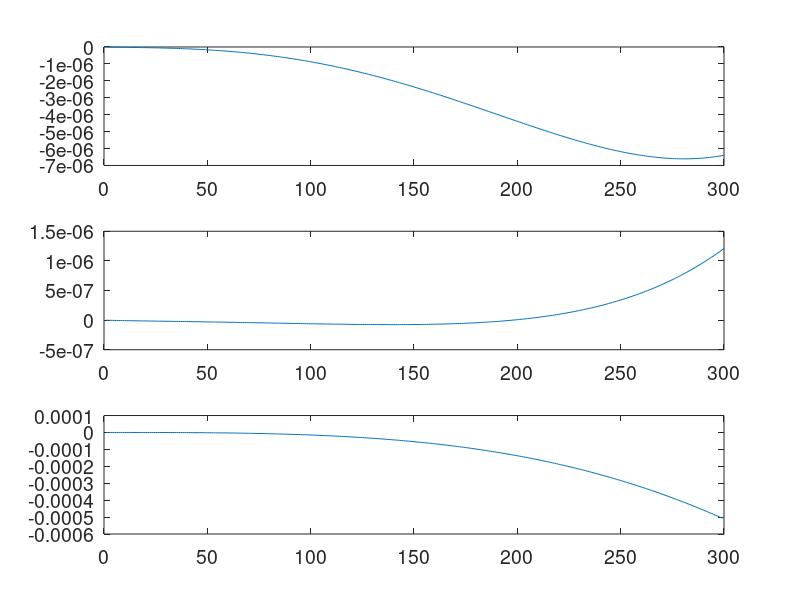

Write the MATLAB code that produced this figure.

%% this is our first github collaborative project 

clear;
close all;
clc;
set(0,'defaultaxesfontsize',14);
set(0,'defaulttextfontsize',14);

% universal gravity constant 
G = 6.67408e-11; % m3/kg/s2 

% planet radius 
a = 2000e3; % m 
rho = 2840; % kg/m3 
Mplanet = 4/3*pi*a^3*rho; % planet mass 
gplanet = G*Mplanet/a^2; % planet surface gravity 

vs = 1200; % m/s 
vp = 3000; % m/s 

mu = rho*vs*vs; % shear modulus 
lambda = rho*vp*vp - 2 *mu; % Lame constant  

B = lambda /mu; 

% moon orbit radius 
rp = 10*a; 
% moon mass
moon = 1e16; % kg  
fac = sqrt(5/(4*pi)); 

A = G*moon/rp^3/fac; 

%% define number of radial points 
% N = 100; 
N = 300; 
dr = a/(N-1); % discretization interval 

% init [U, V, Kr] along the radial direction 
U(1:N) = 0; 
V(1:N) = 0; 
Kr(1:N) =0 ; 
% stiffness matrix Q(3*N, 3*N) 
Q = zeros (3*N); 
b = zeros(3*N,1) ;

%% assemble matrices 
% (N-2) equations for each ODE 

% equation 11 (yuan tian job) 
krow = 0; 
ku = 0; 
kv = N; 
kk = 2*N; 
for j =2: N-1 
    rj = (j-1)*dr; 
    krow = krow + 1; % row counter number 
    
    b(krow) = - 2 * A * rj^3 * rho; 
    Q(krow, ku+j) = Q(krow, ku+j) + 4/3 * G * pi * rj^2 * rho^2  - 10 * mu - 2 * B * mu;
    Q(krow, kv+j) = Q(krow, kv+j) - 8 * G * pi * rj^2 * rho^2 + 18 * mu + 6 *B * mu; 
    Q(krow, kk+j-1:kk+j) = Q(krow, kk+j-1:kk+j)+ rj^2 * rho *[-1 1]/dr;    
    Q(krow, ku+j-1:ku+j) =  Q(krow, ku+j-1:ku+j) + ( 4 * rj * mu + 2 * B * rj * mu ) * [-1 1]/dr ;
    Q(krow, kv+j-1:kv+j) =  Q(krow, kv+j-1:kv+j) + ( -6 * rj * rho - 6 * B * rj * mu ) * [-1 1]/dr ;
    Q(krow, ku+j-1:ku+j+1) = Q (krow, ku+j-1:ku+j+1)+ ( 2*rj^2*mu + B * rj^2 * mu ) *  [1 -2 1]/dr^2;
end 

% equation 22 (Hao Hu job); 
krow =(N-2); 
ku = 0; 
kv = N; 
kk = 2*N; 
for j =2: N-1 
    rj = (j-1)*dr; 
    krow = krow + 1; % row counter number 
    
    b(krow) = - A * rj^3 * rho; 
    Q(krow, kk+j) = Q(krow, kk+j) + rj * rho;
    Q(krow, ku+j) = Q(krow, ku+j) - 4/3 * G * pi * rj^2 * rho^2  + 4 * mu + 2 * B * mu; 
    Q(krow, kv+j) = Q(krow, kv+j) - 12 * mu - 6 * B * mu ; 
    Q(krow, ku+j-1:ku+j) =  Q(krow, ku+j-1:ku+j) + ( rj * mu + B * rj * mu ) * [-1 1]/dr ;
    Q(krow, kv+j-1:kv+j) =  Q(krow, kv+j-1:kv+j) + ( 2 * rj * mu ) * [-1 1]/dr ;
    Q(krow, kv+j-1:kv+j+1) = Q(krow, kv+j-1:kv+j+1)+ rj^2*mu*[1 -2 1]/dr^2;    
end 

% equation 33 (Zheng job)  
krow =2*(N-2); 
ku=0; 
kv = N; 
kk = 2*N; 
for j =2: N-1 
    rj = (j-1)*dr; 
    krow = krow + 1; % row number 
    Q (krow, kk+j) =Q (krow, kk+j) -6; 
    Q (krow, ku+j) = Q (krow, ku+j) -8*G*pi*rj*rho; 
    Q (krow, kv+j) = Q (krow, kv+j)+ 24*G*pi*rj*rho; 
    Q (krow, kk+j-1:kk+j) =Q (krow, kk+j-1:kk+j)+ 2*rj*[-1 1]/dr; 
    Q (krow, ku+j-1:ku+j) =  Q (krow, ku+j-1:ku+j)-4*G*pi*rj^2*rho*[-1 1]/dr; 
    Q (krow, ku+j-1:ku+j+1) = Q (krow, ku+j-1:ku+j+1)+ rj^2*[1 -2 1]/dr^2; 
end 


%% Boundary condtions 
% u(0) = 0, v(0) = 0
krow = krow + 1; 
Q(krow,1) = 1; 
krow = krow + 1; 
Q(krow,N+1) = 1; 

% dk/dr(r=0) = 0
krow = krow + 1; 
% Q(krow,kk+1:kk+2) = Q(krow,kk+1:kk+2) + [-1 1]/dr; 
Q(krow,kk+1) = Q(krow,kk+1) + 1;  % k(0)=0

% dk/dr(r=a) - 4Gpi rho U + 3 K/a 
krow = krow + 1; 
Q(krow,3*N) = Q(krow,3*N) + 3/a; % k 
Q(krow,N) = Q(krow,N) - 4 * G * pi * rho ; 
Q(krow,3*N-1:3*N) = Q(krow,3*N-1:3*N) + [-1 1]/dr; % k 

% trr = 0, 
krow = krow + 1; 
Q(krow,N) = Q(krow,N) + 2; 
Q(krow,2*N) = Q(krow,2*N) - 6; 
Q(krow,N-1:N) = Q(krow,N-1:N) + 3*a*[-1 1]/dr; 

%trtheta = 0;
krow = krow + 1; 
Q(krow,N) = Q(krow,N) + 1; 
Q(krow,2*N) = Q(krow,2*N) - 1; 
Q(krow,2*N-1:2*N) = Q(krow,2*N-1:2*N) + a*[-1 1]/dr; 


%% solve Q*X = b 
x = inv(Q) * b;
U = x(1:N); 
V = x(N+1:2*N); 
Kr = x(2*N+1:3*N); 

rr = dr * N; 
figure;
subplot(3,1,1)
plot(U);
subplot(3,1,2)
plot(V);
subplot(3,1,3)
plot(Kr);


% calculate the h2 
Vnorthpole = G * moon / rp^3 * a^2
hhydro = Vnorthpole/gplanet
h2 = U(end) / hhydro * fac
















 